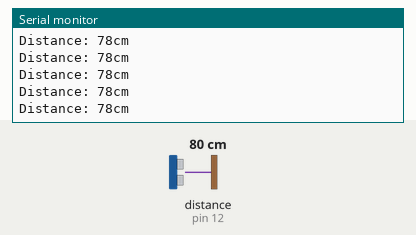
The sketch below on a simulated Arduino Uno, built with avr-gcc and run on an emulated ATmega328P. Shown: the last lines printed to the serial monitor. Wiring (inferred from the names in the program): ultrasonic range finder: trigger pin 13; echo pin 12. Inputs (shaded band) come from the test bench; at power-on: distance to the obstacle (sensor on pin 12) 80 cm. The echo pulse lasts 58.3 µs per cm.

Above: at 1.2 s.
1.3 s: distance to the obstacle (sensor on pin 12) set to 299 cm
At 1.62 s:
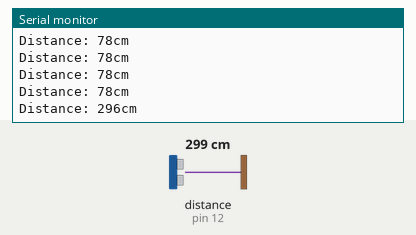
4.3 s: distance to the obstacle (sensor on pin 12) set to 2 cm
At 4.45 s:
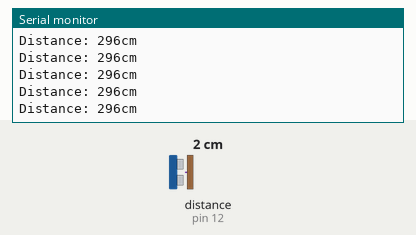
Timing chart, 0 to 7.3 s (numbered marks = the images above; inputs shaded):
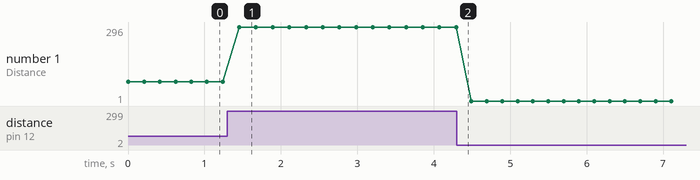

Measured:
- after the input at 1.3 s, the serial monitor: prints a new line after 0.16 s (image 1)
- plotted number 1: 78 → 296 after the input at 1.3 s, 296 → 1 after the input at 4.3 s

The sketch:

ulSensor_TestCode.ino
```cpp
#define TRIG 13
#define ECHO 12

void setup() {
  pinMode(TRIG, OUTPUT);
  pinMode(ECHO, INPUT);
  Serial.begin(9600);
}

void loop() {
  digitalWrite(TRIG, LOW); delayMicroseconds(2);
  digitalWrite(TRIG, HIGH); delayMicroseconds(10);
  digitalWrite(TRIG, LOW);
  long duration = pulseIn(ECHO, HIGH, 30000);
  long dist = duration * 0.034 / 2;
  Serial.print("Distance: "); Serial.print(dist); Serial.println("cm");
  delay(200);
}
```
